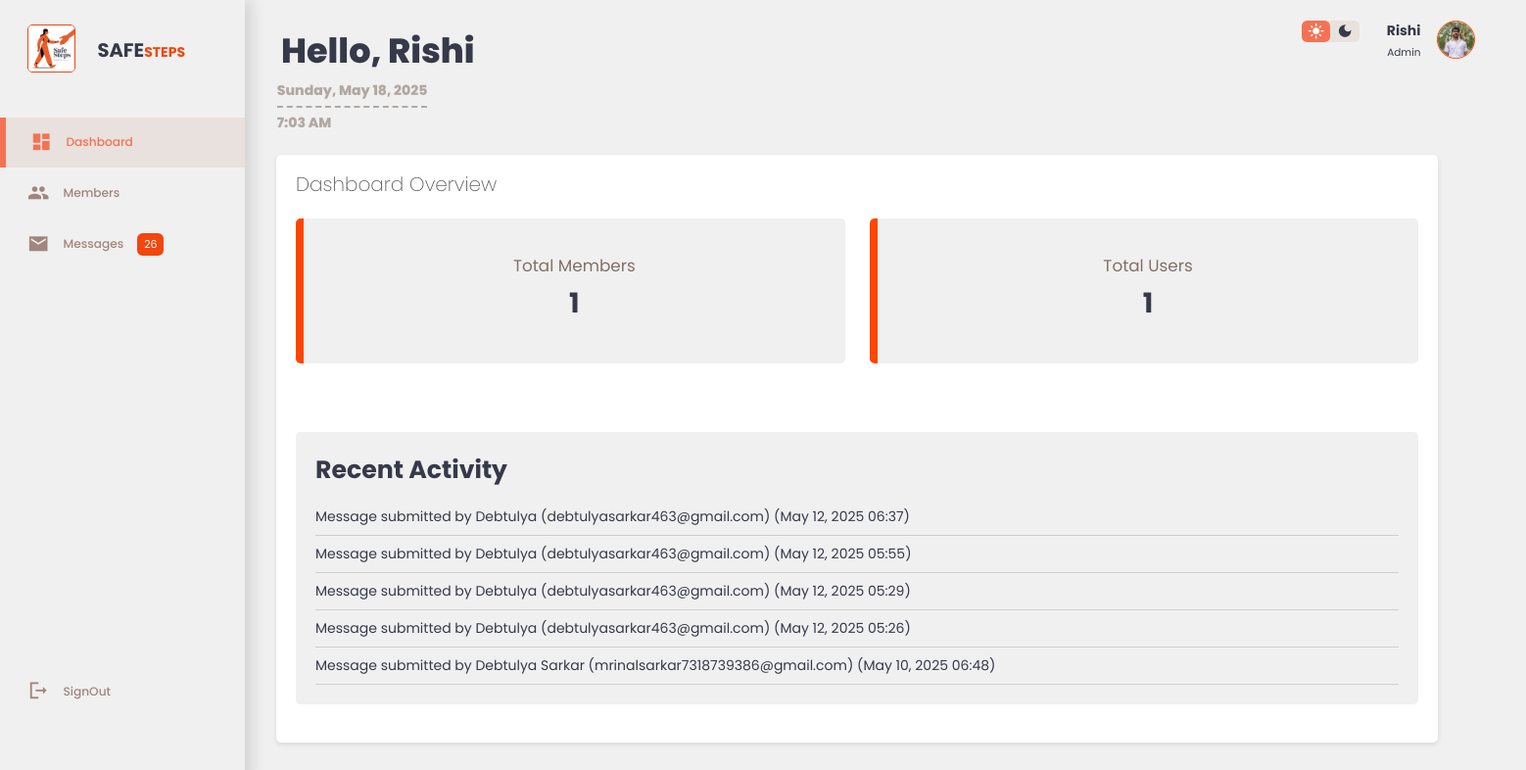
Screenshot of /admin_panel (signed in) with the database file from the repository.
### App/models.py (models this page shows, shortened)
class Admin(models.Model):
    email = models.EmailField(unique=True)
    full_name = models.CharField(max_length=255)
    photo = models.ImageField(upload_to='admin_photos/', default='static/assets/images/no_user.jpg')
    password = models.CharField(max_length=128)

class Activity(models.Model):
    ACTION_CHOICES = [
        ('user_created', 'User Created'),
        ('member_created', 'Member Created'),
        ('message_submitted', 'Message Submitted'),
        ('member_deleted', 'Member Deleted'),
        ('user_deleted', 'User Deleted'),
        ('user_password_changed', 'User Password Changed'),
        ('member_password_changed', 'Member Password Changed'),
        ('emergency_alert', 'Emergency Alert'),
    ]
    user = models.ForeignKey(User, null=True, blank=True, on_delete=models.SET_NULL)
    action = models.CharField(max_length=50, choices=ACTION_CHOICES)
    description = models.TextField()
    timestamp = models.DateTimeField(auto_now_add=True)
    class Meta:
        ordering = ['-timestamp']

### App/views.py (the view)
# urls.py: path('admin_panel', views.admin_panel, name='admin_panel'),
def admin_panel(request):
    admin_id = request.session.get('admin_id')
    if not admin_id:
        return redirect('index03')  # Redirect to login if not logged in
    admin = Admin.objects.get(id=admin_id)
    members = Member.objects.all()
    recent_activities = Activity.objects.all()[:5]
    message_activities = Activity.objects.filter(action='message_submitted')
    user_location = request.session.get('user_location', None)
    member_location = request.session.get('member_location', None)
    return render(request, 'admin_Panel.html', {
        'members': members,
        'admin': admin,
        'members_count': Member.objects.count(),
        'users_count': User.objects.count(),
        'recent_activities': recent_activities,
        'message_activities': message_activities,
        'user_location': user_location,
        'member_location': member_location
    })

### templates/admin_Panel.html (shortened to what this page needs)
<!DOCTYPE html>
{% load static %}
<html lang="en">
<head>
    <link rel="stylesheet" href="{% static 'CSS/admin_panel.css' %}">
    <link rel="stylesheet" href="https://unpkg.com/leaflet@1.9.4/dist/leaflet.css" />
    <link rel="stylesheet" href="https://unpkg.com/leaflet-routing-machine@latest/dist/leaflet-routing-machine.css" />
</head>
<body class="light-theme">
    <div class="container">
        <aside>
            <div class="top">
                <div class="logo">
                    <img src="{% static 'assets/images/Safe_step.jpg' %}" alt="safe_steps!">
                    <h2>SAFE<span class="safety">STEPS</span></h2>
                </div>
            </div>
            <div class="sidebar">
                <a href="#" class="menu-item active" onclick="showSection('dashboard')">
                    <span class="material-icons-sharp">dashboard</span>
                    <h3>Dashboard</h3>
                </a>
                <a href="#" class="menu-item" onclick="showSection('members')">
                    <span class="material-icons-sharp">group</span>
                    <h3>Members</h3>
                </a>
                <a href="#" class="menu-item" onclick="showSection('messages')">
                    <span class="material-icons-sharp">mail</span>
                    <h3>Messages</h3>
                    <span class="message-count">26</span>
                </a>
                <a href="{% url 'logout_admin' %}">
                    <span class="material-icons-sharp">logout</span>
                    <h3>SignOut</h3>
                </a>
            </div>
        </aside>
        <main>
            <div class="top">
                <h1 class="header-title">Hello, {{ admin.full_name }}</h1>
                <div class="date-time">
                    <h1 id="current-date"></h1>
                    <h1 id="current-time"></h1>
                </div>
            </div>
            <div class="main-content">
                <div id="dashboard" class="content-section active">
                    <h3 class="section-title">Dashboard Overview</h3>
                    <div class="stats">
                        <div class="stat-card">
                            <p>Total Members</p>
                            <h3>{{ members_count }}</h3>
                        </div>
                        <div class="stat-card">
                            <p>Total Users</p>
                            <h3>{{ users_count }}</h3>
                        </div>
                    </div>
                    <div class="activity">
                        <h4>Recent Activity</h4>
                        <ul>
                            {% for act in recent_activities %}
                                <li>{{ act.description }} ({{ act.timestamp|date:"M d, Y H:i" }})</li>
                            {% empty %}
                                <li>No recent activity.</li>
                            {% endfor %}
                        </ul>
                    </div>
                </div>
            </div>
        </main>
        <div class="right">
            <div class="top">
                <div class="theme-toggler">
                    <span class="material-icons-sharp active">light_mode</span>
                    <span class="material-icons-sharp">dark_mode</span>
                </div>
                <div class="profile">
                    <div class="info">
                        <p><b>{{ admin.full_name }}</b></p>
                        <small class="text-muted">Admin</small>
                    </div>
                    <div class="profile-photo">
                        <img src="{{ admin.photo.url }}" alt="Profile Photo" onerror="this.src='{% static 'assets/images/no_user.jpg' %}'">
                    </div>
                </div>
            </div>
        </div>
    </div>
</body>
</html>

### rows the page displays
Admin: full_name "Rishi", photo (picture)
Activity: description "Message submitted by Debtulya (debtulyasarkar463@gmail.com)", timestamp "May 12, 2025 06:37"
Activity: description "Message submitted by Debtulya (debtulyasarkar463@gmail.com)", timestamp "May 12, 2025 05:55"
Activity: description "Message submitted by Debtulya (debtulyasarkar463@gmail.com)", timestamp "May 12, 2025 05:29"
Activity: description "Message submitted by Debtulya (debtulyasarkar463@gmail.com)", timestamp "May 12, 2025 05:26"
Activity: description "Message submitted by Debtulya Sarkar (mrinalsarkar7318739386@gmail.com)", timestamp "May 10, 2025 06:48"

### other values shown
{{ members_count }} "1"
{{ users_count }} "1"
